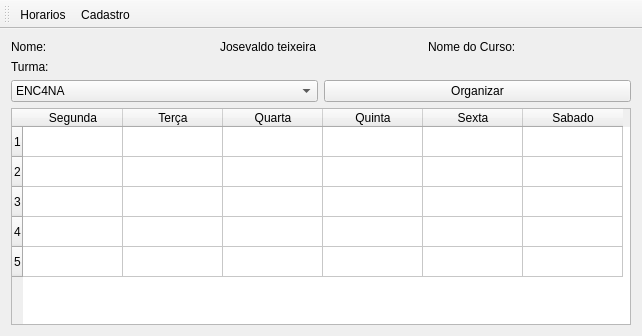
<?xml version="1.0" encoding="UTF-8"?>
<ui version="4.0">
 <class>MainMenu</class>
 <widget class="QMainWindow" name="MainMenu">
  <property name="geometry">
   <rect>
    <x>0</x>
    <y>0</y>
    <width>642</width>
    <height>336</height>
   </rect>
  </property>
  <property name="sizePolicy">
   <sizepolicy hsizetype="Preferred" vsizetype="Minimum">
    <horstretch>0</horstretch>
    <verstretch>0</verstretch>
   </sizepolicy>
  </property>
  <property name="windowTitle">
   <string>MainMenu</string>
  </property>
  <widget class="QWidget" name="centralWidget">
   <layout class="QGridLayout" name="gridLayout_2">
    <item row="0" column="0">
     <widget class="QLabel" name="lbl_Nome">
      <property name="text">
       <string>Nome:</string>
      </property>
     </widget>
    </item>
    <item row="0" column="1">
     <widget class="QLabel" name="lbl_nomeCordenador">
      <property name="text">
       <string>Josevaldo teixeira</string>
      </property>
     </widget>
    </item>
    <item row="0" column="2">
     <widget class="QLabel" name="lbl_nomeCurso">
      <property name="text">
       <string>Nome do Curso:</string>
      </property>
     </widget>
    </item>
    <item row="1" column="0" colspan="3">
     <layout class="QGridLayout" name="gridLayout">
      <item row="0" column="0">
       <widget class="QLabel" name="lbl_turma">
        <property name="text">
         <string>Turma:</string>
        </property>
       </widget>
      </item>
      <item row="3" column="0">
       <widget class="QTableWidget" name="QuadroDeHorario">
        <row>
         <property name="text">
          <string>1</string>
         </property>
        </row>
        <row>
         <property name="text">
          <string>2</string>
         </property>
        </row>
        <row>
         <property name="text">
          <string>3</string>
         </property>
        </row>
        <row>
         <property name="text">
          <string>4</string>
         </property>
        </row>
        <row>
         <property name="text">
          <string>5</string>
         </property>
        </row>
        <column>
         <property name="text">
          <string>Segunda</string>
         </property>
        </column>
        <column>
         <property name="text">
          <string>Terça</string>
         </property>
        </column>
        <column>
         <property name="text">
          <string>Quarta</string>
         </property>
        </column>
        <column>
         <property name="text">
          <string>Quinta</string>
         </property>
        </column>
        <column>
         <property name="text">
          <string>Sexta</string>
         </property>
        </column>
        <column>
         <property name="text">
          <string>Sabado</string>
         </property>
        </column>
       </widget>
      </item>
      <item row="1" column="0">
       <layout class="QHBoxLayout" name="horizontalLayout">
        <item>
         <widget class="QComboBox" name="turmas">
          <item>
           <property name="text">
            <string>ENC4NA</string>
           </property>
          </item>
          <item>
           <property name="text">
            <string>ECI1TA</string>
           </property>
          </item>
         </widget>
        </item>
        <item>
         <widget class="QPushButton" name="organizar">
          <property name="text">
           <string>Organizar</string>
          </property>
         </widget>
        </item>
       </layout>
      </item>
     </layout>
    </item>
   </layout>
  </widget>
  <widget class="QMenuBar" name="menuBar">
   <property name="geometry">
    <rect>
     <x>0</x>
     <y>0</y>
     <width>642</width>
     <height>21</height>
    </rect>
   </property>
  </widget>
  <widget class="QToolBar" name="mainToolBar">
   <attribute name="toolBarArea">
    <enum>TopToolBarArea</enum>
   </attribute>
   <attribute name="toolBarBreak">
    <bool>false</bool>
   </attribute>
   <addaction name="actionHorarios"/>
   <addaction name="actionCadastro"/>
  </widget>
  <action name="actionCadastro">
   <property name="icon">
    <iconset>
     <normaloff>../../../../Examples/Qt-5.3/enginio/common/icons/add_icon.png</normaloff>../../../../Examples/Qt-5.3/enginio/common/icons/add_icon.png</iconset>
   </property>
   <property name="text">
    <string>Cadastro</string>
   </property>
   <property name="toolTip">
    <string>Cadastrar Professores ou turmas</string>
   </property>
  </action>
  <action name="actionHorarios">
   <property name="icon">
    <iconset>
     <normaloff>icons/vis_icon.png</normaloff>icons/vis_icon.png</iconset>
   </property>
   <property name="text">
    <string>Horarios</string>
   </property>
   <property name="toolTip">
    <string>Visualizar horários já cadastrados</string>
   </property>
  </action>
 </widget>
 <layoutdefault spacing="6" margin="11"/>
 <resources/>
 <connections/>
</ui>
